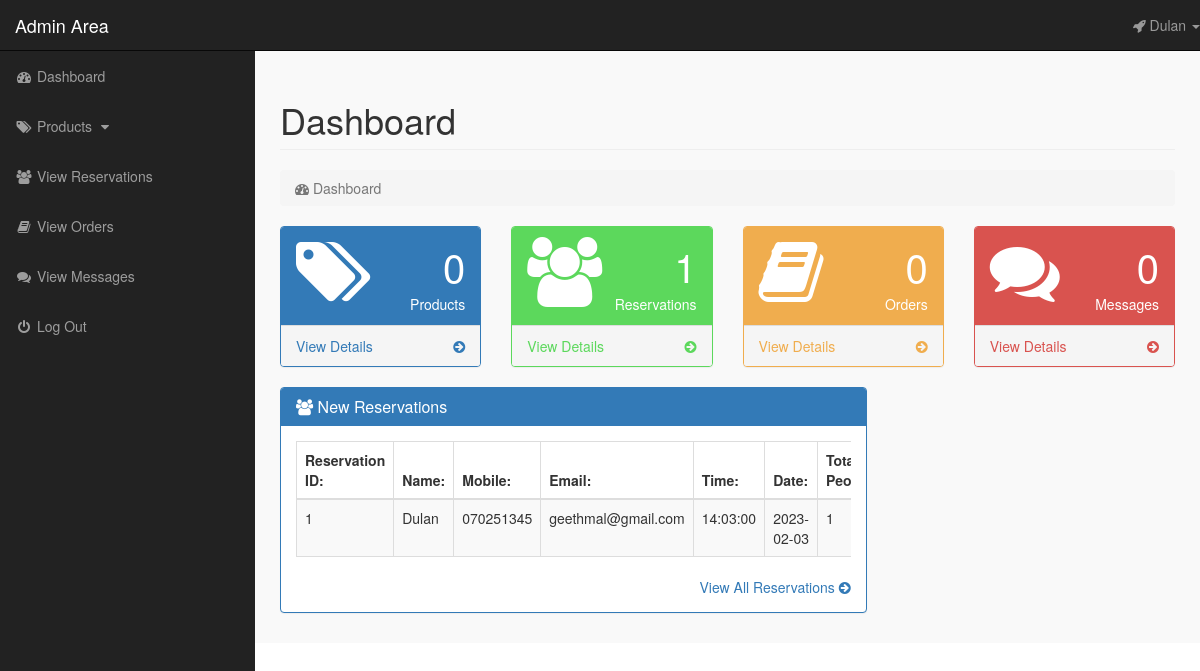
The page /admin_area/index.php?dashboard (signed in) on the database its author committed.
### tables this page shows
CREATE TABLE `reservations` (
  `reservation_id` int(10) NOT NULL,
  `reservation_name` varchar(255) NOT NULL,
  `reservation_mobile` varchar(10) NOT NULL,
  `reservation_email` varchar(255) NOT NULL,
  `reservation_time` time NOT NULL,
  `reservation_date` date NOT NULL,
  `reservation_people` int(10) NOT NULL
);

### admin_area/dashboard.php (the view, shortened to what this page needs)
<?php
    if(!isset($_SESSION['admin_email'])){
        echo "<script>window.open('login.php','_self')</script>";
    }else{
?>
<div class="row">
    <div class="col-lg-12">
        <h1 class="page-header"> Dashboard </h1>
        <ol class="breadcrumb">
            <li class="active">
                <i class="fa fa-dashboard"></i> Dashboard
            </li>
        </ol>
    </div>
</div>
<div class="row">
    <div class="col-lg-3 col-md-6">
        <div class="panel panel-primary">
            <div class="panel-heading">
                <div class="row">
                    <div class="col-xs-3">
                        <i class="fa fa-tags fa-5x"></i>
                    </div>
                    <div class="col-xs-9 text-right">
                        <div class="huge"><?php echo $count_products ?> </div>
                        <div> Products </div>
                    </div>
                </div>
            </div>
            <a href="index.php?view_products">
                <div class="panel-footer">
                    <span class="pull-left">
                        View Details
                    </span>
                    <span class="pull-right">
                        <i class="fa fa-arrow-circle-right"></i>
                    </span>
                    <div class="clearfix"></div>
                </div>
            </a>
        </div>
    </div>
    <div class="col-lg-3 col-md-6">
        <div class="panel panel-green">
            <div class="panel-heading">
                <div class="row">
                    <div class="col-xs-3">
                        <i class="fa fa-users fa-5x"></i>
                    </div>
                    <div class="col-xs-9 text-right">
                        <div class="huge"> <?php echo $count_reservations ?> </div>
                        <div> Reservations </div>
                    </div>
                </div>
            </div>
            <a href="index.php?view_reservations">
                <div class="panel-footer">
                    <span class="pull-left">
                        View Details
                    </span>
                    <span class="pull-right">
                        <i class="fa fa-arrow-circle-right"></i>
                    </span>
                    <div class="clearfix"></div>
                </div>
            </a>
        </div>
    </div>
    <div class="col-lg-3 col-md-6">
        <div class="panel panel-orange">
            <div class="panel-heading">
                <div class="row">
                    <div class="col-xs-3">
                        <i class="fa fa-book fa-5x"></i>
                    </div>
                    <div class="col-xs-9 text-right">
                        <div class="huge"> <?php echo $count_orders ?> </div>
                        <div> Orders </div>
                    </div>
                </div>
            </div>
            <a href="index.php?view_orders">
                <div class="panel-footer">
                    <span class="pull-left">
                        View Details
                    </span>
                    <span class="pull-right">
                        <i class="fa fa-arrow-circle-right"></i>
                    </span>
                    <div class="clearfix"></div>
                </div>
            </a>
        </div>
    </div>
    <div class="col-lg-3 col-md-6">
        <div class="panel panel-red">
            <div class="panel-heading">
                <div class="row">
                    <div class="col-xs-3">
                        <i class="fa fa-comments fa-5x"></i>
                    </div>
                    <div class="col-xs-9 text-right">
                        <div class="huge"><?php echo $count_contacts ?></div>
                        <div> Messages </div>
                    </div>
                </div>
            </div>
            <a href="index.php?view_contacts">
                <div class="panel-footer">
                    <span class="pull-left">
                        View Details
                    </span>
                    <span class="pull-right">
                        <i class="fa fa-arrow-circle-right"></i>
                    </span>
                    <div class="clearfix"></div>
                </div>
            </a>
        </div>
    </div>
</div>
<div class="row">
    <div class="col-lg-8">
        <div class="panel panel-primary">
            <div class="panel-heading">
                <h3 class="panel-title">
                    <i class="fa fa-users"></i> New Reservations
                </h3>
            </div>
            <div class="panel-body">
                <div class="table-responsive">
                    <table class="table table-hover table-striped table-bordered">
                        <thead>
                            <tr>
                                <th> Reservation ID: </th>
                                <th>  Name: </th>
                                <th>  Mobile: </th>
                                <th>  Email: </th>
                                <th>  Time: </th>
                                <th>  Date: </th>
                                <th> Total People </th>
                            </tr>
                        </thead>
                        <tbody>
                            <?php
                                $i=0;
                                $get_reservations = "select * from reservations";
                                $run_reservations = mysqli_query($con,$get_reservations);
                                while($row_reservations=mysqli_fetch_array($run_reservations)){
                                    $reservations_name = $row_reservations['reservation_name'];
                                    $reservations_mobile = $row_reservations['reservation_mobile'];
                                    $reservations_email = $row_reservations['reservation_email'];
                                    $reservations_time = $row_reservations['reservation_time'];
                                    $reservations_date = $row_reservations['reservation_date'];
                                    $reservations_people = $row_reservations['reservation_people'];
                                    $i++;
                            ?>
                            <tr>
                                <td> <?php echo $i; ?> </td>
                                <td> <?php echo $reservations_name; ?> </td>
                                <td> <?php echo $reservations_mobile; ?> </td>
                                <td> <?php echo $reservations_email; ?> </td>
                                <td>  <?php echo $reservations_time; ?> </td>
                                <td> <?php echo $reservations_date; ?> </td>
                                <td> <?php echo $reservations_people; ?> </td>
                            </tr>
                            <?php } ?>
                        </tbody>
                    </table>
                </div>
                <div class="text-right">
                    <a href="index.php?view_reservations">
                        View All Reservations <i class="fa fa-arrow-circle-right"></i>
                    </a>
                </div>
            </div>
        </div>
    </div>
</div>
<?php } ?>

### admin_area/includes/sidebar.php (shortened to what this page needs)
<?php
    if(!isset($_SESSION['admin_email'])){
        echo "<script>window.open('login.php','_self')</script>";
    }else{
?>
<nav class="navbar navbar-inverse navbar-fixed-top">
    <div class="navbar-header">
        <a href="index.php?dashboard" class="navbar-brand">Admin Area</a>
    </div>
    <ul class="nav navbar-right top-nav">
        <li class="dropdown">
            <a href="#" class="dropdown-toggle" data-toggle="dropdown">
                <i class="fa fa-rocket"></i> <?php echo $admin_name;  ?> <b class="caret"></b>
            </a>
        </li>
    </ul>
    <div class="collapse navbar-collapse navbar-ex1-collapse">
        <ul class="nav navbar-nav side-nav">
            <li>
                <a href="index.php?dashboard">
                        <i class="fa fa-fw fa-dashboard"></i> Dashboard
                </a>
            </li>
            <li>
                <a href="#" data-toggle="collapse" data-target="#products">
                        <i class="fa fa-fw fa-tags"></i> Products
                        <i class="fa fa-fw fa-caret-down"></i>
                </a>
            </li>
            <li>
                <a href="index.php?view_reservations">
                    <i class="fa fa-fw fa-users"></i> View Reservations
                </a>
            </li>
            <li>
                <a href="index.php?view_orders">
                    <i class="fa fa-fw fa-book"></i> View Orders
                </a>
            </li>
            <li>
                <a href="index.php?view_contacts">
                    <i class="fa fa-fw fa-comments"></i> View Messages
                </a>
            </li>
            <li>
                <a href="logout.php">
                    <i class="fa fa-fw fa-power-off"></i> Log Out
                </a>             </li>
        </ul>
    </div>
</nav>
<?php } ?>

### admin_area/css/style.css (style rules this page uses)
body { margin-top: 100px; }
@media (min-width: 768px) { body { margin-top: 50px; } }
.top-nav { 0 15px; }
.top-nav>li { float: left; display: inline-block; }
.top-nav>li>a { color: #999999; line-height: 20px; padding-top: 15px; padding-bottom: 15px; }
@media (min-width: 768px) { .side-nav { position: fixed; top: 51px; bottom: 0; width: 255px; overflow-y: auto; overflow-x: hidden; background-color: #222222; padding-bottom: 40px; border-radius: 0; } }
@media (min-width: 768px) { .side-nav>li>a { width: 255px; } }
.huge { font-size: 40px; line-height: normal; }
.panel-green { border-color: #5cd85c; }
.panel-green>.panel-heading { color: #ffffff; background-color: #5cd85c; }
.panel-green>a { color: #5cd85c; }
.panel-orange { border-color: #f0ad4e; }
.panel-orange>.panel-heading { color: #ffffff; background-color: #f0ad4e; }
.panel-orange>a { color: #f0ad4e; }
.panel-red { border-color: #d9534f; }
.panel-red>.panel-heading { color: #ffffff; background-color: #d9534f; }
.panel-red>a { color: #d9534f; }
.panel-body { border-radius: 5px; }

### rows shown on the page
reservations: reservation_name "Dulan", reservation_mobile "070251345", reservation_email "geethmal@gmail.com", reservation_time "14:03:00", reservation_date "2023-02-03", reservation_people "1"

### other values the page prints
$admin_name "Dulan"
$count_products "0"
$count_reservations "1"
$count_orders "0"
$count_contacts "0"
